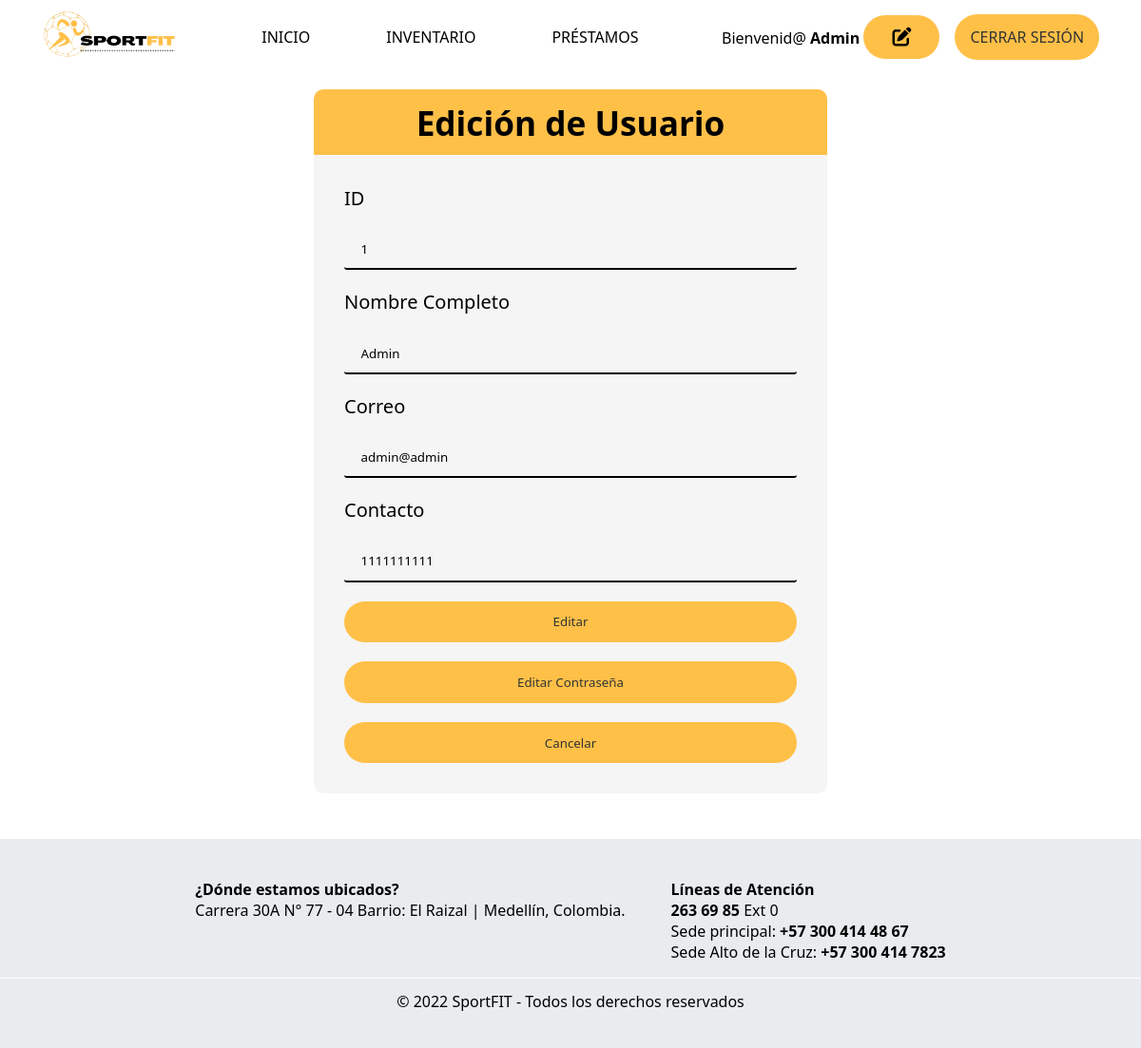
Screenshot of /vistas/editar-usuario.php (signed in) with the database file from the repository.
### tables this page shows
CREATE TABLE `usuarios` (
  `id` int(4) NOT NULL,
  `documento` int(11) NOT NULL,
  `nombre_completo` varchar(50) NOT NULL,
  `correo` varchar(200) NOT NULL,
  `contacto` varchar(11) NOT NULL,
  `contrasena` varchar(250) NOT NULL
);

### vistas/editar-usuario.php (the view, shortened to what this page needs)
<?php
	require '../php/conexion.php';
    $id = $_SESSION['user_id'];
	if (isset($_SESSION['user_id'])) {
		$records = $conn->prepare('SELECT id, nombre_completo, correo, contrasena FROM usuarios WHERE id = :id');
		$records->bindParam(':id', $_SESSION['user_id']);
		$records->execute();
		$results = $records->fetch(PDO::FETCH_ASSOC);
	}
?>
<!DOCTYPE html>
<html lang="es">
<head>
    <link rel="stylesheet" href="../css/styles.css">
    <link rel="stylesheet" href="../css/edicion-usuario.css">
    <link rel="stylesheet" href="https://cdnjs.cloudflare.com/ajax/libs/font-awesome/6.2.0/css/all.min.css" />
</head>
<body>
    <nav class="navbar">
        <a href="../index.php" class="logo" >
            <img src="../imgs/sportfit.png" alt="logo SportFit" />
        </a>
        <ul class="center-nav">
            <li><a href="../index.php">Inicio</a></li>
            <li><a href="inventario.php">Inventario</a></li>
            <li><a href="tabla-prestamo.php">Préstamos</a></li>
        </ul>
        <div class="select">
            <p>Bienvenid@&nbsp;<strong><?php echo $results["nombre_completo"]; ?></strong><a href="#" class="edit">&nbsp;<i class="fa-solid fa-pen-to-square"></i></a></p>
            <a href="logout.php" class="btn" id="iniciar-sesion">Cerrar sesión</a>
        </div>
    </nav>
    <main>
        <h2>Edición de Usuario</h2>
        <form action="actualizar-usuario.php" method="POST" id="edicion">
            <?php
            require '../php/conexionsqli.php';
            $result = mysqli_query($cnx,"SELECT * FROM usuarios WHERE id = $id");
            while($row = mysqli_fetch_array($result)){
                echo "<label>ID</label>";
                echo "<input required readonly value='{$row['id']}' placeholder='ID usuario' type='text' name='id'>";
                echo "<label>Nombre Completo</label>";
                echo "<input required value='{$row['nombre_completo']}' placeholder='Nombre Completo' type='text' name='nombre_completo'>";
                echo "<label>Correo</label>";
                echo "<input required value='{$row['correo']}' placeholder='Correo' type='text' name='correo'>";
                echo "<label>Contacto</label>";
                echo "<input required value='{$row['contacto']}' placeholder='Contacto' type='number' name='contacto'>";
                echo "<button type='submit' class='btn'>Editar</button>";
                echo "<a href='editar-contrasena.php' id='editar-contrasena'>Editar Contraseña</a>";
                echo "<a href='../index.php' class='btn' id='cancelar'>Cancelar</a>";
            }?>
        </form>
    </main>
    <footer>
        <ul class="footer-info">
            <li><strong>¿Dónde estamos ubicados?</strong>
                <ul>
                    <li><a href="https://goo.gl/maps/YQ8RRNZhMk4FwjLE9" target="_blank">Carrera 30A N° 77 - 04 Barrio: El Raizal | Medellín, Colombia.</a></li>
                </ul>
            </li>
            <li><strong>Líneas de Atención</strong>
                <ul>
                    <li><strong><a href="tel:+572636985">263 69 85</a></strong> Ext 0</li>
                    <li>Sede principal: <strong><a href="tel:+573004144867">+57 300 414 48 67</a></strong></li>
                    <li>Sede Alto de la Cruz: <strong><a href="tel:+573004147823">+57 300 414 7823</a></strong></li>
                </ul>
            </li>
        </ul>
        <div class="separador"></div>
        <div class="copyright">
            © 2022 SportFIT - Todos los derechos reservados
        </div>
    </footer>
</body>
</html>

### css/styles.css (style rules this page uses)
:root { --orange-color: #ffc048; --dark-gray-color: #1e272e; --blue-color: #aebebb; }
* { margin: 0; padding: 0; box-sizing: border-box; font-family: system-ui; }
ul { list-style: none; }
a { text-decoration: none; color: #000; }
.btn { background: var(--orange-color); padding: 0.8rem 1rem; border-radius: 30rem; border: none; cursor: pointer; color: #333; font-weight: 500; width: fit-content; transition: background 200ms ease-out; }
.navbar { position: relative; top: 0; display: flex; justify-content: space-around; align-items: center; text-transform: uppercase; padding: 0.6em 0; flex-wrap: wrap; background: #fff; }
.logo { width: 12%; transition: transform 250ms ease; }
.navbar img { width: 100%; }
.center-nav { display: flex; gap: 5em; }
.center-nav a { position: relative; transition: color 200ms ease-out; }
.center-nav a::before { content: ''; bottom: -2px; left: 0; width: 0%; height: 2px; position: absolute; background: #000; transition: width 200ms ease-out, color 200ms ease-out; }
.select { display: flex; align-items: center; gap: 1em; }
.select p { text-transform: capitalize; }
i { font-size: 20px; border-radius: 50px; padding: 12.8px 1.5em; background-color: var(--orange-color); transition: background 200ms ease-out; }
#editar-contrasena { background: var(--orange-color); padding: 0.8rem 6rem; border-radius: 30rem; border: none; cursor: pointer; color: #333; font-weight: 500; user-select: none; -webkit-user-drag: none; font-size: 13.3px; transition: background 200ms ease-out; width: 100%; text-align: center; }
footer { display: flex; flex-direction: column; justify-content: center; height: 220px; background-color: #e9ecef; }
.footer-info { display: flex; justify-content: center; gap: 3em; padding: 1em 0; }
footer .separador { width: 100%; height: .1em; background-color: #fff; margin: 0 auto; }
footer .copyright { text-align: center; line-height: 3em; }

### css/edicion-usuario.css (style rules this page uses)
main { align-items: center; display: flex; flex-direction: column; justify-content: center; margin: 1rem 0 3rem 0; }
main h2 { background: var(--orange-color); border-radius: 10px 10px 0 0; font-size: 2.2rem; padding: 0.3em 0; text-align: center; width: 45%; }
#edicion { align-content: center; background-color: whitesmoke; border-radius: 0 0 10px 10px; display: flex; flex-direction: column; gap: 20px; justify-content: center; padding: 2rem; width: 45%; }
#edicion label { font-size: 20px; }
#edicion input { background: transparent; border: none; border-bottom: 2px solid black; border-radius: 3px; padding: 0.7rem 1.1rem; }
#edicion button { width: 100%; }
#edicion a { width: 100%; text-align: center; user-select: none; -webkit-user-drag: none; font-size: 13.3px; }

### rows the page displays
usuarios: nombre_completo "Admin", id "1", correo "admin@admin", contacto "1111111111"
